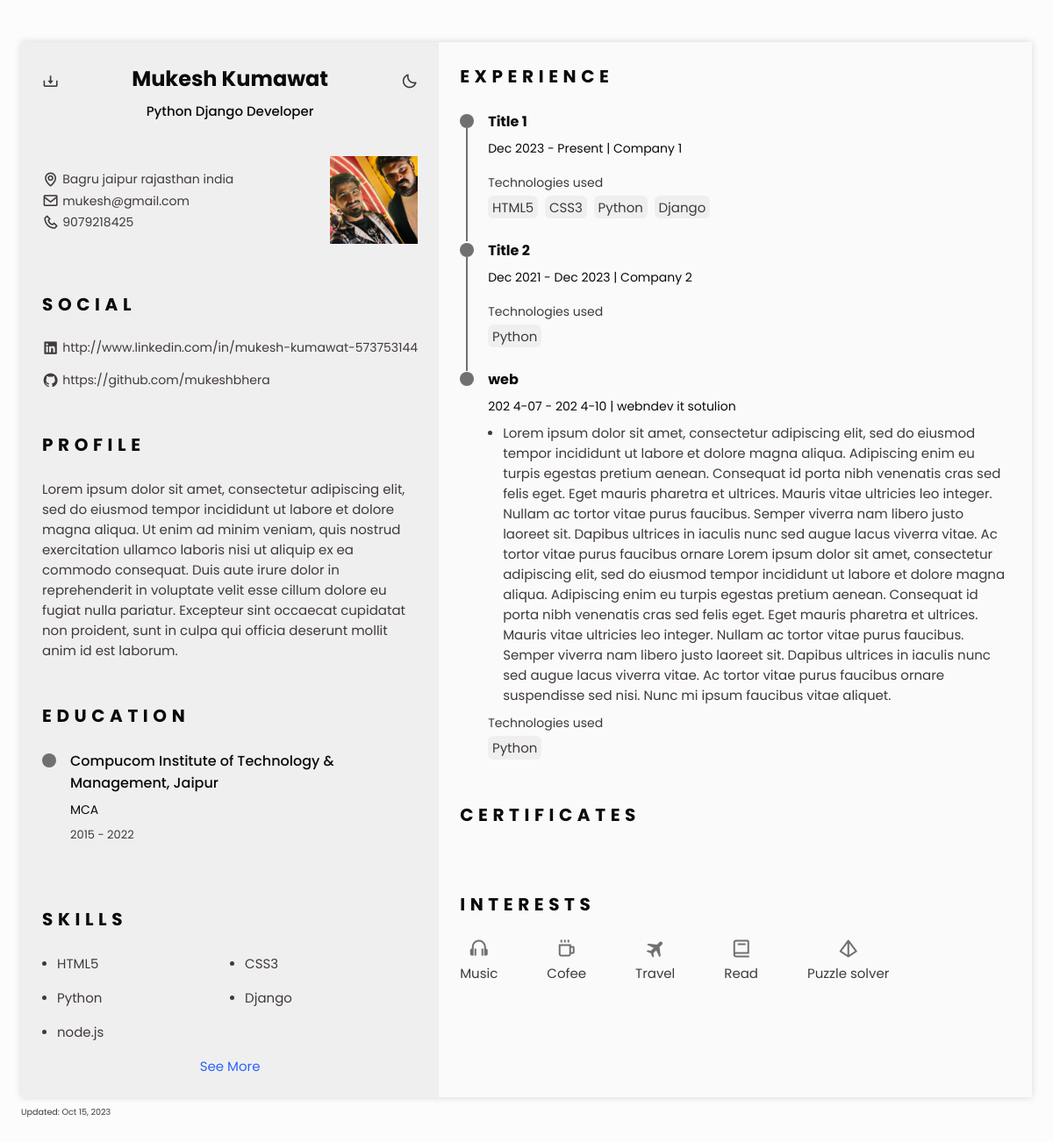
The page /digital_cv/ on the database its author committed.
### apps/portfolio/models.py (models this page shows, shortened)
class Personal(models.Model):
    name = models.CharField(max_length=50, blank=True, null=True)
    role = models.TextField(max_length=500, blank=True, null=True)
    mini_description = models.TextField(max_length=500, blank=True, null=True)
    cv_description = models.TextField(max_length=500, blank=True, null=True)
    cv_link = models.URLField(blank=True, null=True)
    photo = models.ImageField(upload_to='profile_pics/main', blank=True, null=True)
    github = models.URLField(blank=True, null=True)
    linkedin = models.URLField(blank=True, null=True)
    phone = models.CharField(max_length=20, blank=True, null=True)
    email = models.EmailField(blank=True, null=True)
    location = models.CharField(max_length=50, blank=True, null=True)

class Education(models.Model):
    college_name = models.CharField(max_length=200)
    degree = models.CharField(max_length=200)
    start_date = models.CharField(max_length=7)  # Store as string in "MMM YYYY" format
    end_date = models.CharField(max_length=7, null=True, blank=True)  # Store as string in "MMM YYYY" format
    @property
    def formatted_start_date(self):
        if len(self.start_date) == 7:
            month = self.start_date[:3].capitalize()
            year = self.start_date[3:]
            return f"{month} {year}"
        return self.start_date
    @property
    def formatted_end_date(self):
        if len(self.end_date) == 7:
            month = self.end_date[:3].capitalize()
            year = self.end_date[3:]
            return f"{month} {year}"
        return self.end_date
    class Meta:
        ordering = ['start_date']
    def date_range(self):
        return f"{self.formatted_start_date} - {self.formatted_end_date}"

class Technology(models.Model):
    name = models.CharField(max_length=100)
    photo = models.URLField(blank=True, null=True)

class Experience(models.Model):
    title = models.CharField(max_length=200)
    company = models.CharField(max_length=200)
    start_date = models.CharField(max_length=7)  # Store as string in "MMM YYYY" format
    end_date = models.CharField(max_length=7, null=True, blank=True)  # Store as string in "MMM YYYY" format
    is_current = models.BooleanField(default=False)
    technologies = models.ManyToManyField('Technology')
    @property
    def formatted_start_date(self):
        if len(self.start_date) == 7:
            month = self.start_date[:3].capitalize()
            year = self.start_date[3:]
            return f"{month} {year}"
        return self.start_date
    @property
    def formatted_end_date(self):
        if len(self.end_date) == 7:
            month = self.end_date[:3].capitalize()
            year = self.end_date[3:]
            return f"{month} {year}"
        return self.end_date

class Description(models.Model):
    text = models.TextField()
    experience = models.ForeignKey(Experience, on_delete=models.CASCADE, related_name='descriptions')
    order_number = models.PositiveIntegerField(default=0)
    class Meta:
        unique_together = ('experience', 'order_number')

### apps/portfolio/views.py (the view)
# urls.py: path('digital_cv/', DigitalCVPageView.as_view(), name='digital_cv'),
class DigitalCVPageView(TemplateView):
    template_name = 'portfolio/digital_cv.html'
    def get_context_data(self, **kwargs):
        context = super().get_context_data(**kwargs)
        experiences = Experience.objects.all()
        for experience in experiences:
            descriptions = Description.objects.filter(experience=experience).order_by('order_number')
            experience.descriptions.set(descriptions)
        context['experiences'] = experiences
        context['personal'] = Personal.objects.all()
        context['education'] = Education.objects.all()
        context['technologies'] = Technology.objects.all()
        context['portfolio'] = Portfolio.objects.filter(
            Q(filter='filter-certification')
        )
        context['website_title'] = Personal.objects.first()
        grouped_portfolio = {}
        portfolios = sorted(context['portfolio'], key=attrgetter('year'), reverse=True)
        for item in portfolios:
            issuer_name = item.issuer.name if item.issuer else "Unknown Issuer"
            if issuer_name not in grouped_portfolio:
                grouped_portfolio[issuer_name] = []
            grouped_portfolio[issuer_name].append(item)
        context['grouped_portfolio'] = grouped_portfolio
        return context

### templates/portfolio/digital_cv.html (shortened to what this page needs)
{% load static %}
<!DOCTYPE html>
<html lang="en">
<head>
    <link rel="stylesheet" href="https://cdn.jsdelivr.net/npm/boxicons@latest/css/boxicons.min.css">
    <link rel="stylesheet" href="{% static 'assets/css/styles_cv.css' %}">
</head>
<body>
    <main class="l-main bd-container">
        <div class="resume" id="area-cv">
            <div class="resume__left">
                {% for personal_info in personal %}
                <section class="home" id="home">
                    <div class="home__container section bd-grid">
                        <div class="home__data bd-grid">
                            <h1 class="home__title"><b>{{ personal_info.name }}</b></h1>
                            <h3 class="home__profession">{{ personal_info.role }}</h3>
                        </div>
                        <div style="display: flex; justify-content: space-between; align-items: center; flex-wrap: wrap;">
                            <div style="flex: 1; min-width: 250px;">
                                <div class="home__address">
                                    <span class="home__information">
                                        <i class='bx bx-map home__icon'></i> {{ personal_info.location }}
                                    </span><br>
                                    <a href="mailto:rubico.adrian@gmail.com" target="_blank" class="home__information d-block">
                                        <i class='bx bx-envelope home__icon'></i> {{ personal_info.email }}
                                    </a>
                                    <br>
                                    <a href="tel:+639219607099" target="_blank" class="home__information d-block">
                                        <i class='bx bx-phone home__icon'></i> {{ personal_info.phone }}
                                    </a>
                                </div>
                            </div>
                            <div style="text-align: right;">
                                <img
                                    src="{{ personal_info.photo.url }}"
                                    style="width: 100px; height: 100px; object-fit: cover;"
                                    class="img-fluid avatar profileImgInner"
                                    loading="lazy"
                                    alt="Image of Adrian Rubico"
                                />
                            </div>
                        </div>
                    </div>
                    <i class="bx bx-moon change-theme" title="Theme" id="theme-button"></i>
                    <a title="Download PDF" class="bx bx-download generate-pdf"
                        href="{{ personal_info.cv_link }}" target="_blank"></a>
                </section>
                <section class="social section">
                    <h2 class="section-title">SOCIAL</h2>
                    <div class="social__container bd-grid">
                        <a href="{{ personal_info.linkedin }}" target="_blank" class="social__link">
                            <i class='bx bxl-linkedin-square social__icon'></i> http://www.linkedin.com/in/mukesh-kumawat-573753144
                        </a>
                        <a href="{{ personal_info.github }}" target="_blank" class="social__link">
                            <i class='bx bxl-github social__icon'></i>https://github.com/mukeshbhera
                        </a>
                    </div>
                </section>
                <section class="profile section" id="profile">
                    <h2 class="section-title">Profile</h2>
                    <p class="profile__description">
                        {{ personal_info.cv_description }}
                    </p>
                </section>
                {% endfor %}
                <section class="education section" id="education">
                    <h2 class="section-title">Education</h2>
                    {% for education_info in education %}
                    <div class="education__container bd-grid">
                        <div class="education__content">
                            <div class="education__time">
                                <span class="education__rounder"></span>
                            </div>
                            <div class="education__data bd-grid">
                                <h3 class="education__title">{{ education_info.college_name }}</h3>
                                <span class="education__studies">{{ education_info.degree }}</span>
                                <span class="education__year">
                                    {{ education_info.date_range  }}
                                </span>
                            </div>
                        </div>
                    </div>
                    <br>
                    {% endfor %}
                </section>
                <section class="skills section hide" id="skills">
                    <h2 class="section-title">Skills</h2>
                    <div class="skills__content bd-grid">
                        {% for technologies_skills in technologies %}
                        <div class="skills__name">
                            <span class="skills__circle"></span> {{ technologies_skills.name }}
                        </div>
                        {% endfor %}
                    </div>
                    <a href="#" class="skills-button" id="skills-button">See More</a>
                </section>
            </div>
            <div class="resume__right">
                <section class="experience section" id="experience">
                    <h2 class="section-title">Experience</h2>
                    <div class="experience__container bd-grid">
                        {% for experience in experiences %}
                        <div class="experience__content">
                            <div class="experience__time">
                                <span class="experience__rounder"></span>
                                <span class="experience__line"></span>
                            </div>
                            <div class="experience__data bd-grid">
                                <h3 class="experience__title"><strong>{{ experience.title }}</strong></h3>
                                <span class="experience__company">
                                    {{ experience.formatted_start_date }} -
                                    {% if experience.is_current %}
                                    Present
                                    {% else %}
                                    {{ experience.formatted_end_date }}
                                    {% endif %}
                                    | {{ experience.company }}
                                </span>
                                <ul class="experience__list">
                                    {% for description in experience.descriptions.all|dictsort:"order_number" %}
                                    <li class="experience__description">
                                        <span class="experience__circle"></span>
                                        <div>{{ description.text }}</div>
                                    </li>
                                    {% endfor %}
                                </ul>
                                <div class="experience__technologies">
                                    <span>Technologies used</span>
                                    <ul class="experience__technologies-list">
                                        {% for technology in experience.technologies.all %}
                                        <li class="experience__technologies-item">{{ technology.name }}</li>
                                        {% endfor %}
                                    </ul>
                                </div>
                            </div>
                        </div>
                        {% endfor %}
                    </div>
                </section>
                <section class="certificate section" id="certificates">
                    <h2 class="section-title">Certificates</h2>
                </section>
                <section class="interests section">
                    <h2 class="section-title">Interests</h2>
                    <div class="interests__container bd-grid">
                        <div class="interests__content">
                            <i class="bx bx-headphone interests__icon"></i>
                            <span class="interests__name">Music</span>
                        </div>
                        <div class="interests__content">
                            <i class="bx bx-coffee interests__icon"></i>
                            <span class="interests__name">Cofee</span>
                        </div>
                        <div class="interests__content">
                            <i class="bx bxs-plane-alt interests__icon"></i>
                            <span class="interests__name">Travel</span>
                        </div>
                        <div class="interests__content">
                            <i class="bx bx-book interests__icon"></i>
                            <span class="interests__name">Read</span>
                        </div>
                        <div class="interests__content">
                            <i class='bx bx-pyramid interests__icon'></i>
                            <span class="interests__name">Puzzle solver</span>
                        </div>
                    </div>
                </section>
            </div>
        </div>
        <p class="updated">Updated: Oct 15, 2023</p>
    </main>
</body>
</html>

### rows shown on the page
Personal: name "Mukesh Kumawat", role "Python Django Developer", location "Bagru jaipur rajasthan india", email "mukesh@gmail.com", phone "9079218425", photo (picture), cv_description "Lorem ipsum dolor sit amet, consectetur adipiscing elit, sed do eiusmod tempor incididunt ut labore et dolore magna aliqua. Ut enim ad minim veniam, quis nostrud exercitation ullamco laboris nisi ut aliquip ex ea commodo consequat. Duis aute irure dolor in reprehenderit in voluptate velit esse cillum dolore eu fugiat nulla pariatur. Excepteur sint occaecat cupidatat non proident, sunt in culpa qui officia deserunt mollit anim id est laborum."
Education: college_name "Compucom Institute of Technology & Management, Jaipur", degree "MCA", date_range "2015 - 2022"
Technology: name "HTML5"
Technology: name "CSS3"
Technology: name "Python"
Technology: name "Django"
Technology: name "node.js"
Experience: title "Title 1", formatted_start_date "Dec 2023", is_current "Present", company "Company 1"
Experience: title "Title 2", formatted_start_date "Dec 2021", formatted_end_date "Dec 2023", company "Company 2"
Experience: title "web", formatted_start_date "202 4-07", formatted_end_date "202 4-10", company "webndev it sotulion"
Description: text "Lorem ipsum dolor sit amet, consectetur adipiscing elit, sed do eiusmod tempor incididunt ut labore et dolore magna aliqua. Adipiscing enim eu turpis egestas pretium aenean. Consequat id porta nibh venenatis cras sed felis eget. Eget mauris pharetra et ultrices. Mauris vitae ultricies leo integer. Nullam ac tortor vitae purus faucibus. Semper viverra nam libero justo laoreet sit. Dapibus ultrices in iaculis nunc sed augue lacus viverra vitae. Ac tortor vitae purus faucibus ornare Lorem ipsum dolor sit amet, consectetur adipiscing elit, sed do eiusmod tempor incididunt ut labore et dolore magna aliqua. Adipiscing enim eu turpis egestas pretium aenean. Consequat id porta nibh venenatis cras…"
